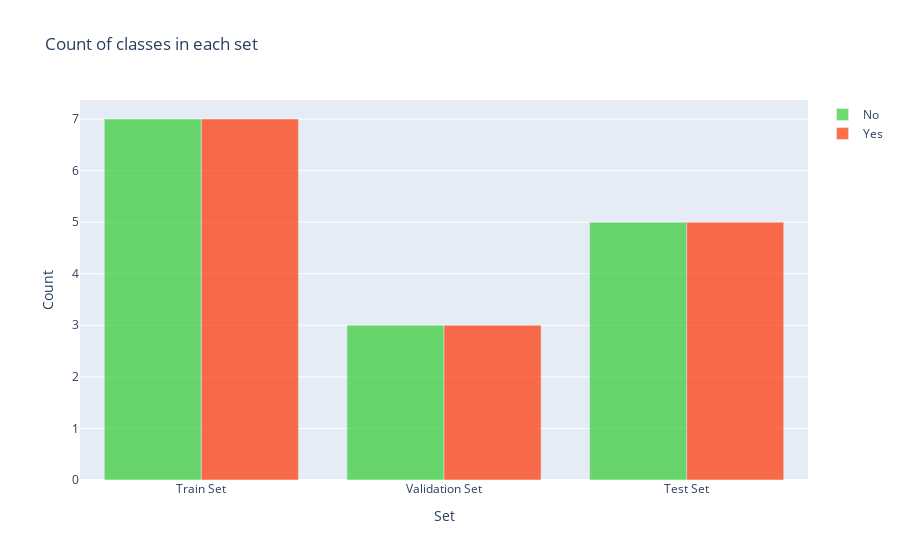

The code cell stored with this chart in its notebook:
### Markdown cell above
Let's take a look at the distribution of classes among sets:

### Code cell
y = dict()
y[0] = []
y[1] = []
for set_name in (y_train, y_val, y_test):
    y[0].append(np.sum(set_name == 0))
    y[1].append(np.sum(set_name == 1))

trace0 = go.Bar(
    x=['Train Set', 'Validation Set', 'Test Set'],
    y=y[0],
    name='No',
    marker=dict(color='#33cc33'),
    opacity=0.7
)
trace1 = go.Bar(
    x=['Train Set', 'Validation Set', 'Test Set'],
    y=y[1],
    name='Yes',
    marker=dict(color='#ff3300'),
    opacity=0.7
)
data = [trace0, trace1]
layout = go.Layout(
    title='Count of classes in each set',
    xaxis={'title': 'Set'},
    yaxis={'title': 'Count'}
)
fig = go.Figure(data, layout)
iplot(fig)

### Figure 1 — Plotly figure (JSON) as saved in the notebook; plotly's stock layout.template omitted (floating-point values rounded to 4 significant figures)
{"data": [{"marker": {"color": "#33cc33"}, "name": "No", "opacity": 0.7, "type": "bar", "x": ["Train Set", "Validation Set", "Test Set"], "y": [7, 3, 5]}, {"marker": {"color": "#ff3300"}, "name": "Yes", "opacity": 0.7, "type": "bar", "x": ["Train Set", "Validation Set", "Test Set"], "y": [7, 3, 5]}], "layout": {"title": {"text": "Count of classes in each set"}, "xaxis": {"title": {"text": "Set"}}, "yaxis": {"title": {"text": "Count"}}}}
